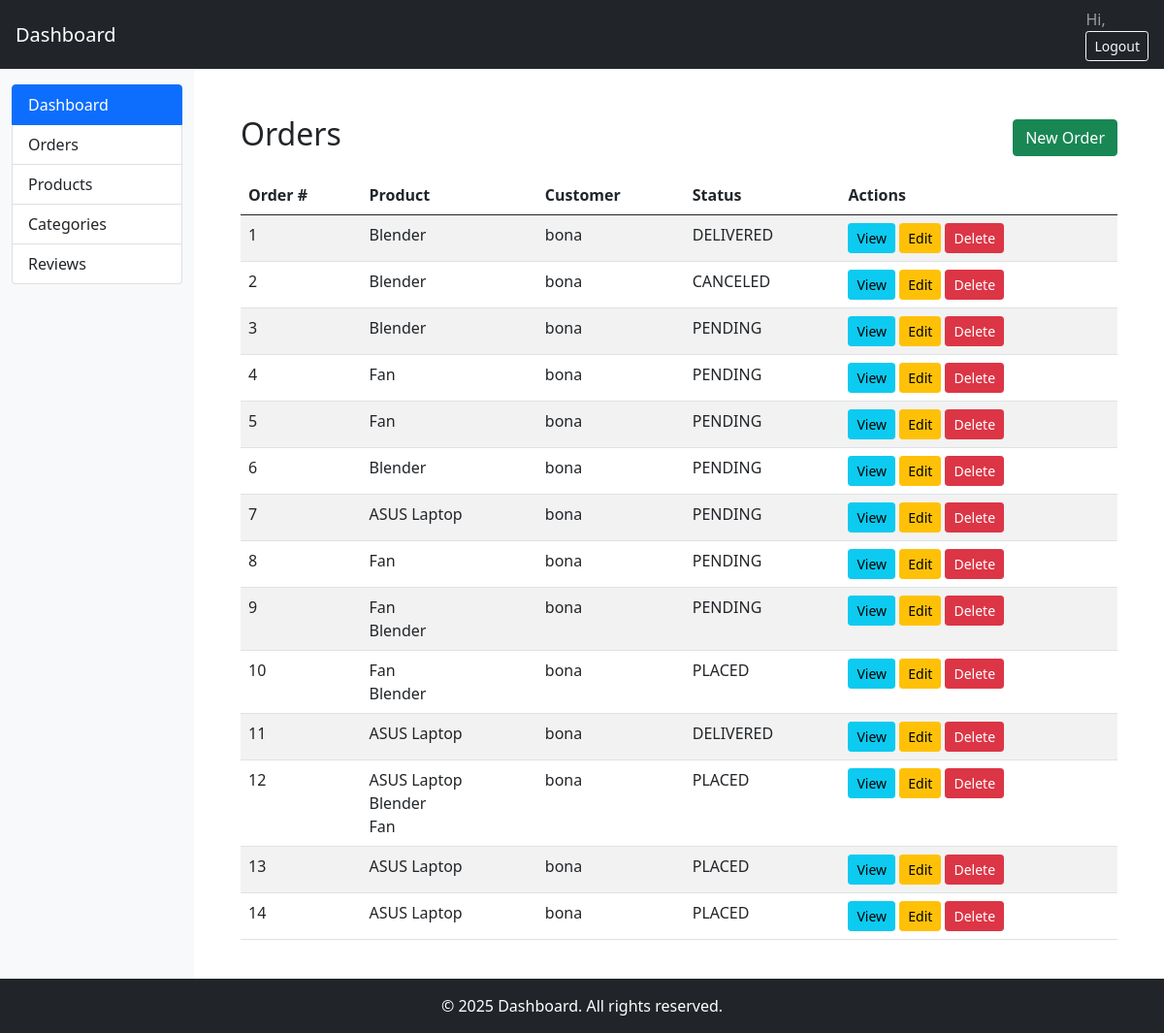
Page /shop/orders/ on the earlier database version.
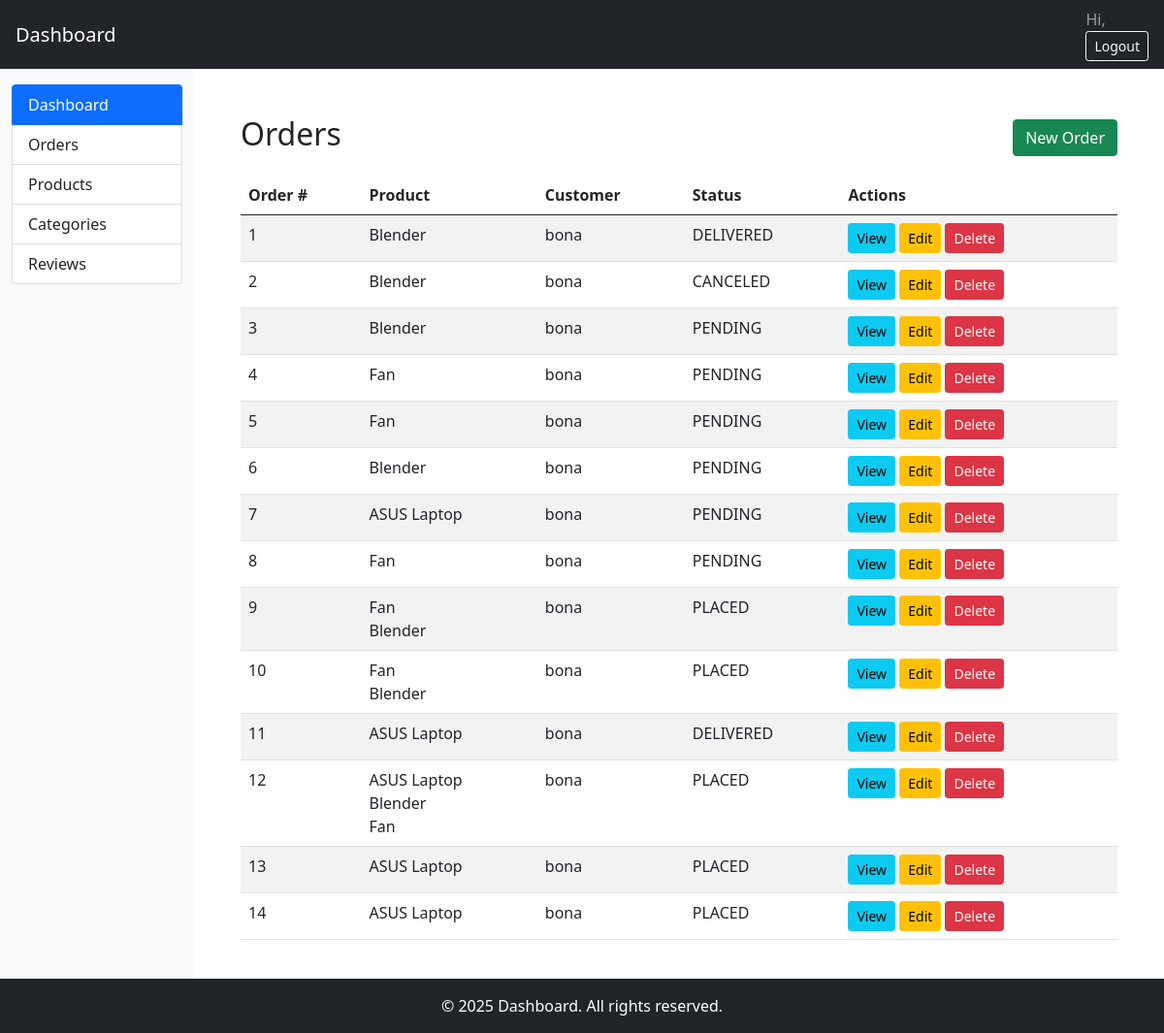
Same page on the later database version.
### shop/models.py (models this page shows, shortened)
class Order(models.Model):
    STATUS_OPTIONS = [
        ('PENDING', 'Pending'),
        ('PLACED', 'Placed'),
        ('DELIVERED', 'Delivered'),
        ('CANCELED', 'Canceled'),
    ]
    ordered_by = models.ForeignKey(User, on_delete=models.CASCADE, related_name='ordered_by')
    ordered_on = models.DateTimeField(auto_now_add=True)
    status = models.CharField(max_length=10, choices=STATUS_OPTIONS)

### shop/views.py (the view)
# urls.py: path('orders/', OrderListView.as_view(), name='order_list'),
class OrderListView(ListView):
    model = Order
    template_name = 'shop/order/order_list.html'
    context_object_name = 'orders'

### shop/templates/shop/order/order_list.html
{% extends 'dashboard.html' %}
{% block content %}
<div class="container mt-4">
  <div class="d-flex justify-content-between align-items-center mb-3">
    <h2>Orders</h2>
    <a href="{% url 'shop:order_create' %}" class="btn btn-success">New Order</a>
  </div>
  <div class="table-responsive">
    <table class="table table-striped">
      <thead>
        <tr><th>Order #</th><th>Product</th><th>Customer</th><th>Status</th><th>Actions</th></tr>
      </thead>
      <tbody>
        {% for order in orders %}
        <tr>
          <td>{{ order.pk }}</td>
          <td>
            {% for item in order.items.all %}
              <div>{{ item.product.product_name }}</div>
            {% endfor %}
          </td>
          <td>{{ order.ordered_by.username }}</td>
          <td>{{ order.status }}</td>
          <td>
            <a href="{% url 'shop:order_detail' order.pk %}" class="btn btn-sm btn-info">View</a>
            <a href="{% url 'shop:order_update' order.pk %}" class="btn btn-sm btn-warning">Edit</a>
            <a href="{% url 'shop:order_delete' order.pk %}" class="btn btn-sm btn-danger">Delete</a>
          </td>
        </tr>
        {% empty %}
        <tr><td colspan="5" class="text-center">No orders found.</td></tr>
        {% endfor %}
      </tbody>
    </table>
  </div>
</div>
{% endblock %}

Differences in the rows shown:
changed Order id 9: status "PENDING" → "PLACED"
